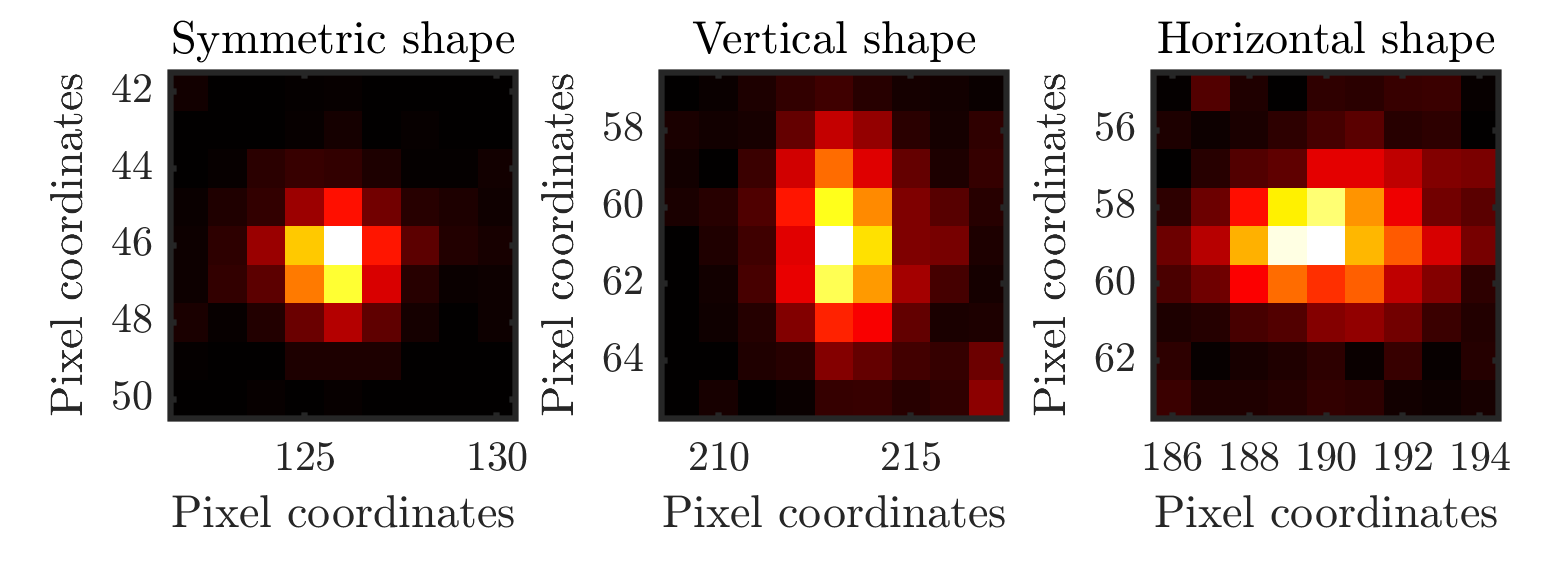
%> input picture figures/PSF_shapes.png, 1558 x 581 px, given in place of Aquired_STORM10001.tif, which was not available
$ octave main_super_resolution.m   (GNU Octave 9; MATLAB toolbox functions it lacks are replaced by stand-ins)
%> lines starting %> are read from the running program, lines starting %| are printed output that depends on the picture; pictures that were not available may be replaced by others from this repository, and a replacement may not be noted
clear all;
clc;
%filename = 'STORM_Data_LAST200.tif';
filename = 'sequences\Aquired_STORM';

%image_info=imfinfo(filename);

radius_of_the_ROI = 3;
size_of_the_ROI = radius_of_the_ROI*2+1;
threshold_value=2000;

number_of_frames = 25000;
localized_all = cell(number_of_frames,1);
figure('Renderer', 'painters', 'Position', [10 10 900 900])
for frame_number=1:number_of_frames
    disp(frame_number)
    tic

%image_data=imread(filename, 'index', frame_number);
image_data=imread([filename, num2str(10000+frame_number), '.tif']);
%> image_data is the input picture: size 581x1558x3 uint8; mean R, G, B 174.6, 151.2, 146.5

image_data = image_data - mean(image_data(:));
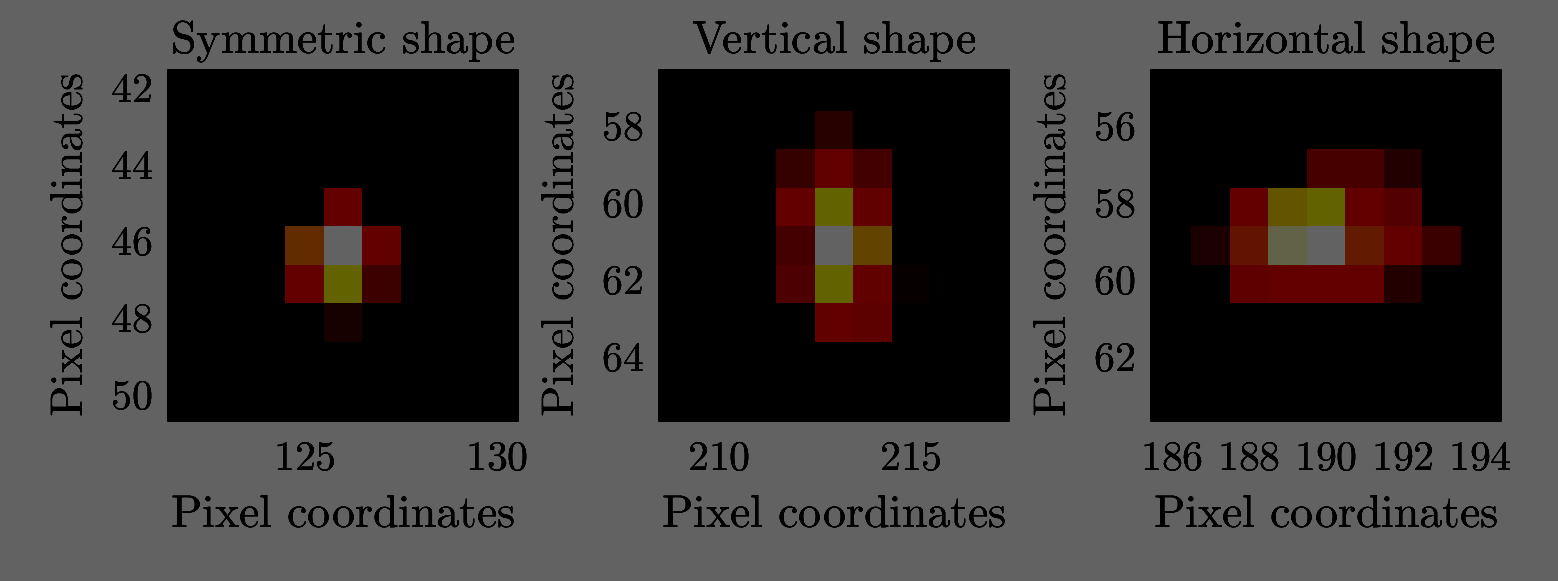
%> image_data: size 581x1558x3 uint8; mean R, G, B 59.8, 55.6, 54.5
image_data_smooth = imgaussfilt(image_data,1);

image_data_dilate= imdilate(image_data_smooth,ones(size_of_the_ROI));
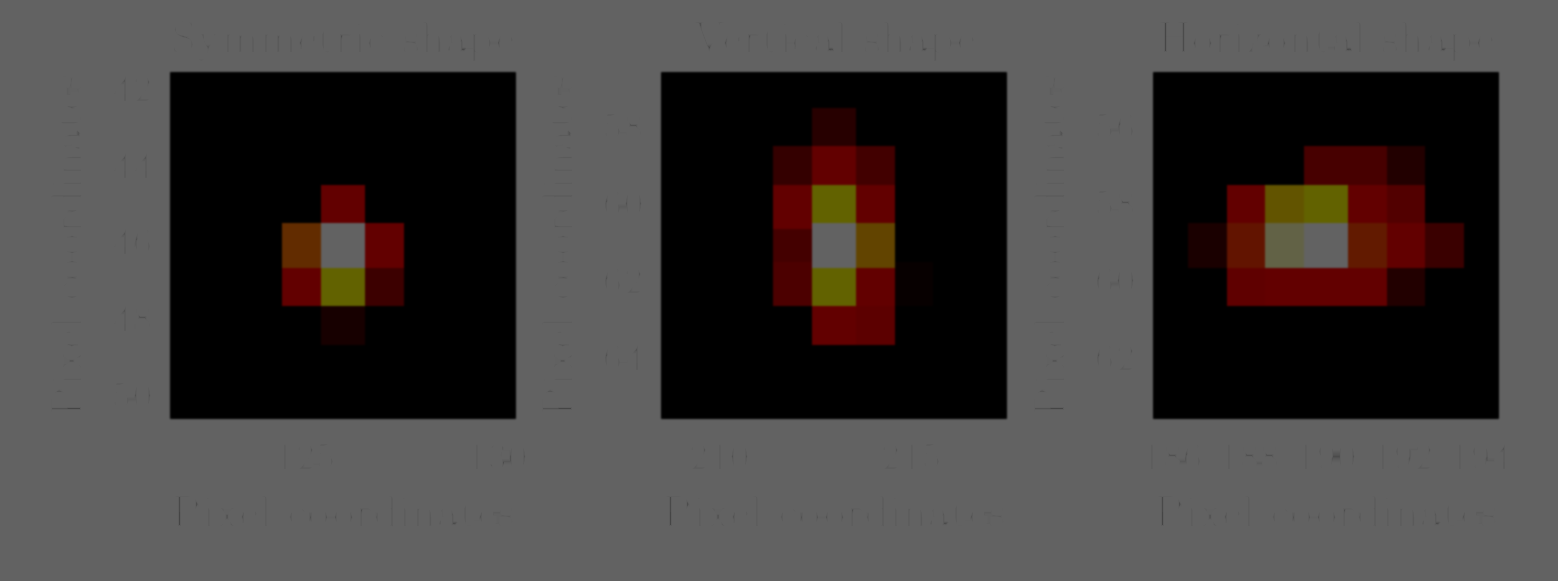
%> image_data_dilate: size 581x1558x3 uint8; mean R, G, B 65.5, 60.9, 59.7
local_maxima=image_data_smooth==image_data_dilate;
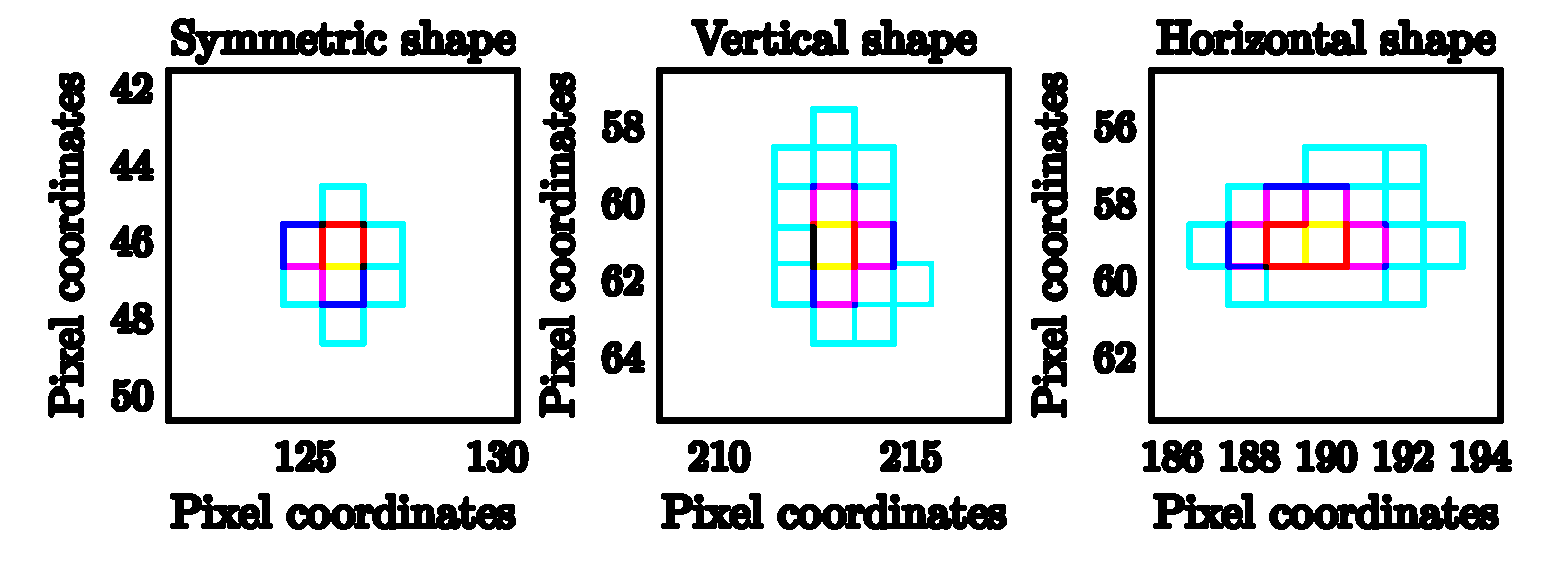
%> local_maxima: size 581x1558x3 logical; mean R, G, B 0.846, 0.859, 0.865
above_threshold = image_data_smooth>threshold_value;
%> above_threshold: size 581x1558x3 logical; every value is 0

[row_peak, col_peak]=find(above_threshold.*local_maxima);
%> row_peak = []; col_peak = []

ROI_size=10; %for the gaussian fitting
pixel_centers = (1:1:ROI_size)-(ROI_size+1)/2;

number_of_peaks=numel(row_peak);
%> number_of_peaks = 0
localized_frame = zeros(number_of_peaks,6);
for peak_number = 1: number_of_peaks
    %localization code

    ROI_index_x = pixel_centers+0.5+col_peak(peak_number);
    ROI_index_y = pixel_centers+0.5+ row_peak(peak_number);


    if ROI_index_x(1) <1
        ROI_index_x= ROI_index_x - ROI_index_x(1)+1;

    elseif ROI_index_x(end)>256
        ROI_index_x= ROI_index_x - (ROI_index_x(end)-256);
    end

     if ROI_index_y(1)<1
            ROI_index_y= ROI_index_y - ROI_index_y(1)+1;

     elseif ROI_index_y(end)>256
             ROI_index_y= ROI_index_y - (ROI_index_y(end)-256);
     end
    pixel_centers_x=pixel_centers+ROI_index_x((ROI_size)/2);
    pixel_centers_y=pixel_centers+ROI_index_y((ROI_size)/2);


    ROI  = double(image_data_smooth(ROI_index_y,ROI_index_x));

    starting_value_x = col_peak(peak_number);
    starting_value_y = row_peak(peak_number);
    stating_values_sigma_x=2;
    stating_values_sigma_y=2;
    starting_values_amplitude = max(ROI(:));
    starting_values_background = min(ROI(:));

    starting_values = [starting_value_x starting_value_y stating_values_sigma_x ...
        stating_values_sigma_y starting_values_amplitude starting_values_background];


    minimum_value_x =starting_value_x-stating_values_sigma_x;
    minimum_value_y =starting_value_y-stating_values_sigma_y;
    minimum_values_sigma_x = 0.5*stating_values_sigma_x;
    minimum_values_sigma_y = 0.5*stating_values_sigma_y;
    minimum_values_amplitude =0.5*starting_values_amplitude;
    minimum_values_background = 0.25*starting_values_background;

    minimum_values = [minimum_value_x minimum_value_y minimum_values_sigma_x ...
        minimum_values_sigma_y minimum_values_amplitude minimum_values_background];


    maximum_value_x = starting_value_x+stating_values_sigma_x;
    maximum_value_y = starting_value_y+stating_values_sigma_y;
    maximum_values_sigma_x = 2*stating_values_sigma_x;
    maximum_values_sigma_y = 2*stating_values_sigma_y;
    maximum_values_amplitude = 2*starting_values_amplitude;
    maximum_values_background = min(ROI(:)) + 2*std(ROI(:));

    maximum_values = [maximum_value_x maximum_value_y maximum_values_sigma_x ...
        maximum_values_sigma_y maximum_values_amplitude maximum_values_background];

opts = optimset('Display','off');

[Localized] = lsqnonlin(@GAUSSIAN_FIT_2D, double(starting_values),...
    double(minimum_values), double(maximum_values),opts,...
    [pixel_centers_x;pixel_centers_y;ROI]);

localized_frame(peak_number,:)=Localized;

end
%> this loop made 0 passes
localized_all{frame_number}=localized_frame;

hold on
scatter(localized_frame(:,1),localized_frame(:,2),0.0001,'.w')
set(gca,'Color','k')
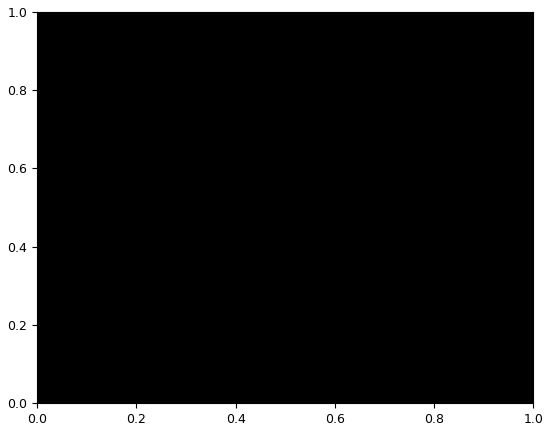
%> figure redrawn from the program's plot data

drawnow
toc
end
%> pass 2 of the loop `for frame_number=1:number_of_frames`:
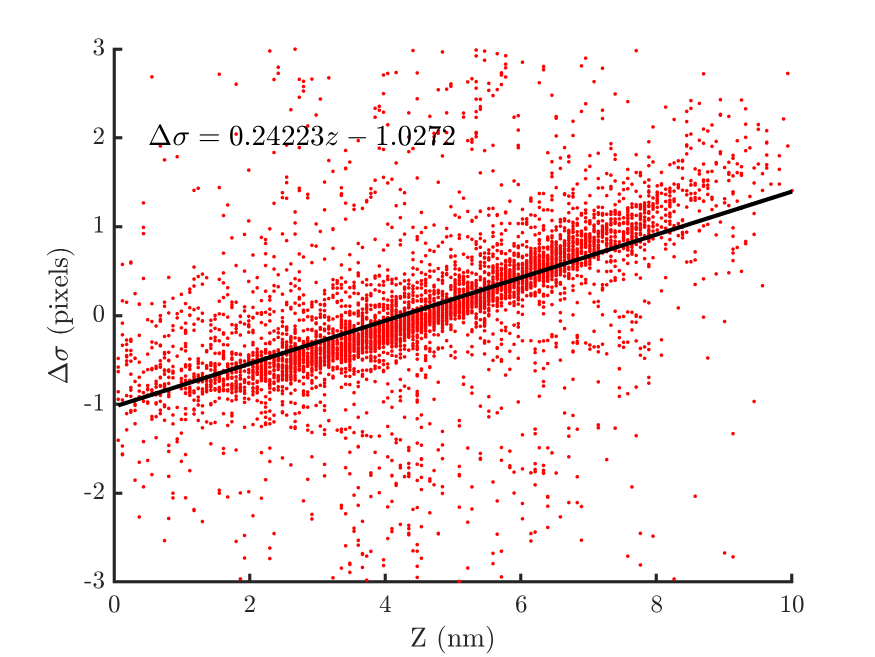
%> input picture figures/curve_z_calibration.png, 1750 x 1313 px, given in place of Aquired_STORM10002.tif, which was not available (shown at 1/2 size)
%> image_data is the input picture: size 1313x1750x3 uint8; mean R, G, B 251, 237.7, 237.7
%> `image_data = image_data - mean(image_data(:));`:
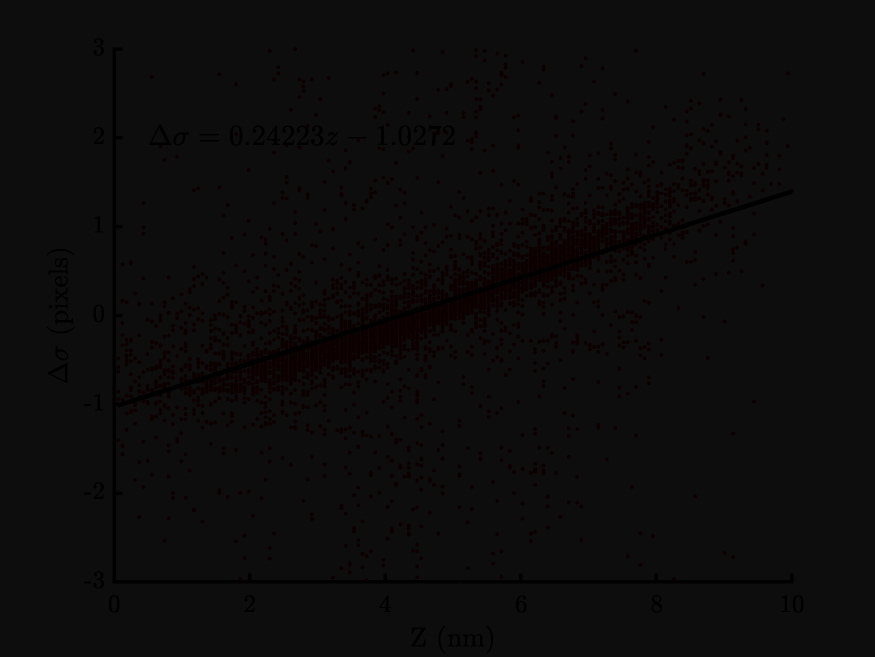
%> image_data: size 1313x1750x3 uint8 (shown at 1/2 size); mean R, G, B 12.74, 11.93, 11.93
%> image_data_smooth: size 1313x1750x3 uint8
%> image_data_dilate: size 1313x1750x3 uint8
%> `local_maxima=image_data_smooth==image_data_dilate;`:
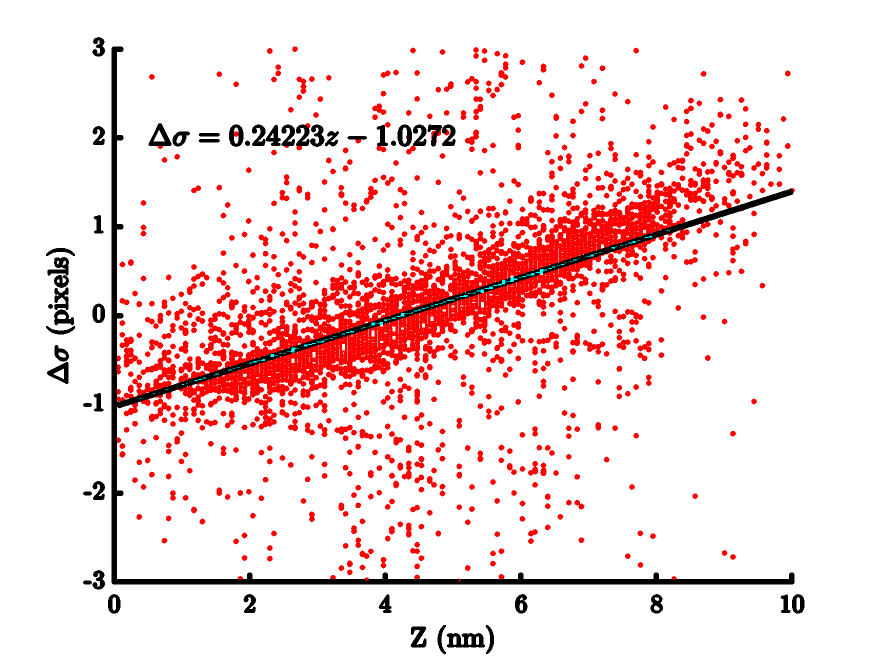
%> local_maxima: size 1313x1750x3 logical (shown at 1/2 size); mean R, G, B 0.968, 0.873, 0.873
%> above_threshold: size 1313x1750x3 logical; every value is 0
%> (the run ends here)
